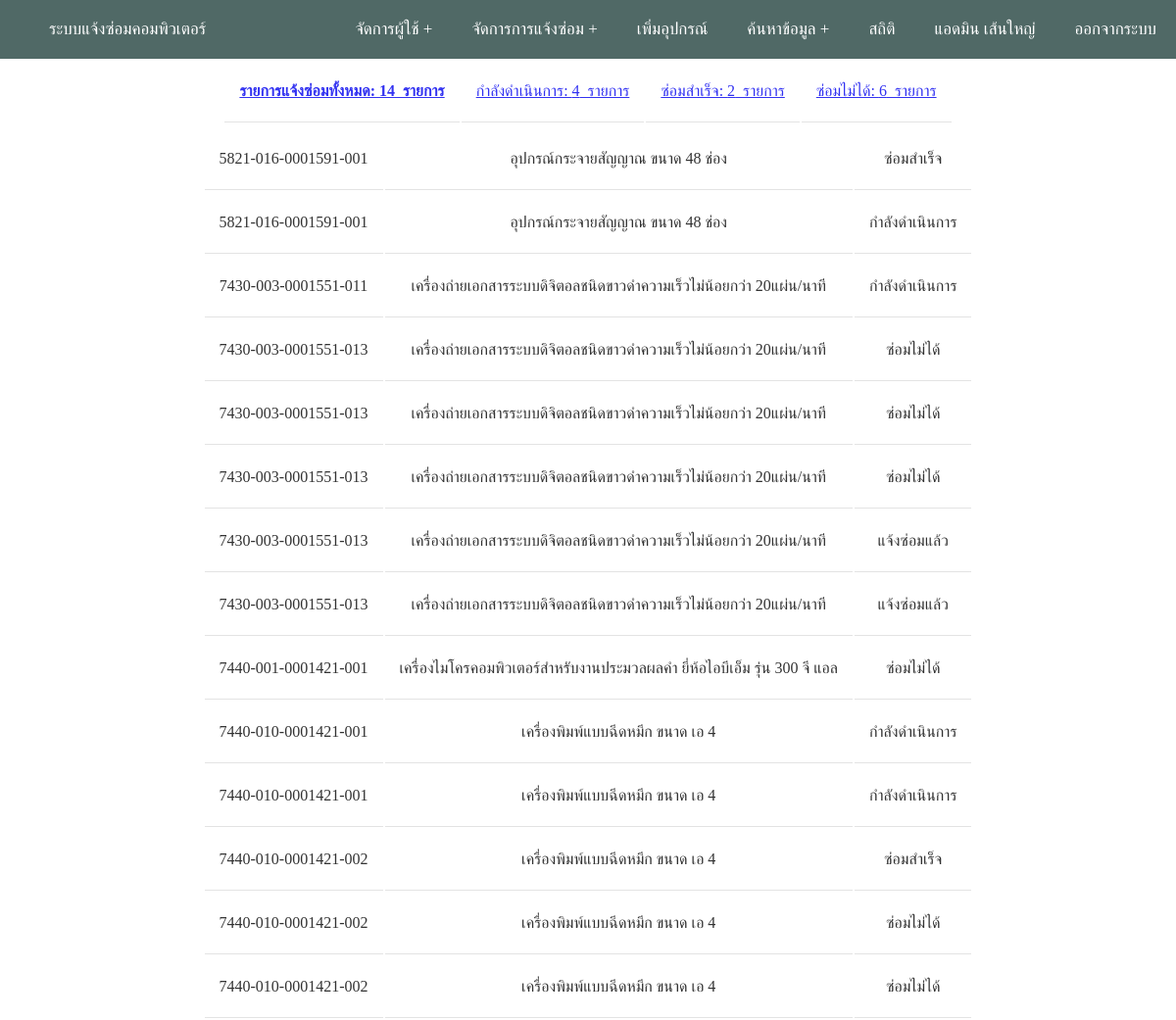
Screenshot of /static/static_repair.php?a=all (signed in) with the database file from the repository.
### tables this page shows
CREATE TABLE IF NOT EXISTS `repair` (
  `repair_id` int(11) NOT NULL AUTO_INCREMENT,
  `r_id` varchar(13) NOT NULL,
  `r_date` datetime NOT NULL,
  `r_status` varchar(30) NOT NULL,
  `serial` varchar(20) NOT NULL,
  `at` text NOT NULL,
  `bad` text NOT NULL,
  `fix` text NOT NULL,
  PRIMARY KEY (`repair_id`),
  KEY `r_id` (`r_id`),
  KEY `serial` (`serial`)
);

CREATE TABLE IF NOT EXISTS `inventory` (
  `id` int(11) NOT NULL AUTO_INCREMENT,
  `serial` varchar(20) NOT NULL,
  `c_name` varchar(100) NOT NULL,
  `type_id` int(11) unsigned zerofill NOT NULL,
  `department` int(11) unsigned zerofill NOT NULL,
  `w_id` int(11) NOT NULL,
  PRIMARY KEY (`serial`),
  UNIQUE KEY `id` (`id`),
  KEY `type_id` (`type_id`),
  KEY `department` (`department`),
  KEY `where` (`w_id`)
);

### static/static.php (called while the page is built, shortened)
<?php
$array_status = array('แจ้งซ่อมแล้ว','กำลังดำเนินการ','ซ่อมสำเร็จ','ซ่อมไม่ได้');
$sql = "SELECT repair_id FROM repair ";
$query = mysqli_query($conn,$sql) or die (mysqli_error($conn));
$sum = mysqli_num_rows($query);
$sql = "SELECT repair_id FROM repair WHERE r_status = '$array_status[1]'";
$query = mysqli_query($conn,$sql) or die (mysqli_error($conn));
$sum1 = mysqli_num_rows($query);
$sql = "SELECT repair_id FROM repair WHERE r_status = '$array_status[2]'";
$query = mysqli_query($conn,$sql) or die (mysqli_error($conn));
$sum2 = mysqli_num_rows($query);
$sql = "SELECT repair_id FROM repair WHERE r_status = '$array_status[3]'";
$query = mysqli_query($conn,$sql) or die (mysqli_error($conn));
$sum3 = mysqli_num_rows($query);
?>

### static/static_repair.php (the view, shortened to what this page needs)
<?php
include("../page/header.php");
require('../connect_db.inc.php');
include 'static.php';
$a=$_GET["a"];
?>
<table>
<tr>
<th  /><a href="?a=all">รายการแจ้งซ่อมทั้งหมด: <?php echo $sum; ?>&nbsp รายการ</a>
<td /><a href="?a=a1">กำลังดำเนินการ: <?php echo $sum1; ?>&nbsp รายการ</a>
<td /><a href="?a=a2">ซ่อมสำเร็จ: <?php echo $sum2 ?>&nbsp รายการ</a>
<td /><a href="?a=a3">ซ่อมไม่ได้: <?php echo $sum3; ?>&nbsp รายการ </a>
</tr>
</table>
<table>
<tr>
<?php if ($a == "all" )
{
	$sql = "SELECT * FROM ((repair
	INNER JOIN user_info ON repair.r_id = user_info.id_card)
	INNER JOIN inventory ON repair.serial = inventory.serial)
	ORDER BY repair.serial ASC ";
	$query = mysqli_query($conn,$sql)or die (mysqli_error($conn));
	while($result=mysqli_fetch_array($query,MYSQLI_ASSOC))
	{
?>
<tr>
    <td><div align="center"><?php echo $result["serial"];?></td>
    <td ><div align="center"><?php echo $result["c_name"];?></td>
	<td><div align="center"><?php echo $result["r_status"];?></div></td>
</tr>
<?php
	}
}
?>
</table>

### page/header.php (style rules this page uses)
* { box-sizing: border-box; font-family : Georgia, serif; }
body { margin: 0; padding: 0; font-family: 'Open Sans', sans-serif; line-height: 32px; }
th, td { border-bottom: 1px solid #ddd; padding: 15px; text-align: left; }

### rows the page displays
repair: serial.serial "5821-016-0001591-001", serial.c_name "อุปกรณ์กระจายสัญญาณ ขนาด 48 ช่อง", r_status "ซ่อมสำเร็จ"
repair: serial.serial "5821-016-0001591-001", serial.c_name "อุปกรณ์กระจายสัญญาณ ขนาด 48 ช่อง", r_status "กำลังดำเนินการ"
repair: serial.serial "7430-003-0001551-011", serial.c_name "เครื่องถ่ายเอกสารระบบดิจิตอลชนิดขาวดำความเร็วไม่น้อยกว่า 20แผ่น/นาที", r_status "กำลังดำเนินการ"
repair: serial.serial "7430-003-0001551-013", serial.c_name "เครื่องถ่ายเอกสารระบบดิจิตอลชนิดขาวดำความเร็วไม่น้อยกว่า 20แผ่น/นาที", r_status "ซ่อมไม่ได้"
repair: serial.serial "7430-003-0001551-013", serial.c_name "เครื่องถ่ายเอกสารระบบดิจิตอลชนิดขาวดำความเร็วไม่น้อยกว่า 20แผ่น/นาที", r_status "ซ่อมไม่ได้"
repair: serial.serial "7430-003-0001551-013", serial.c_name "เครื่องถ่ายเอกสารระบบดิจิตอลชนิดขาวดำความเร็วไม่น้อยกว่า 20แผ่น/นาที", r_status "ซ่อมไม่ได้"
repair: serial.serial "7430-003-0001551-013", serial.c_name "เครื่องถ่ายเอกสารระบบดิจิตอลชนิดขาวดำความเร็วไม่น้อยกว่า 20แผ่น/นาที", r_status "แจ้งซ่อมแล้ว"
repair: serial.serial "7430-003-0001551-013", serial.c_name "เครื่องถ่ายเอกสารระบบดิจิตอลชนิดขาวดำความเร็วไม่น้อยกว่า 20แผ่น/นาที", r_status "แจ้งซ่อมแล้ว"
repair: serial.serial "7440-001-0001421-001", serial.c_name "เครื่องไมโครคอมพิวเตอร์สำหรับงานประมวลผลคำ ยี่ห้อไอบีเอ็ม รุ่น 300 จี แอล", r_status "ซ่อมไม่ได้"
repair: serial.serial "7440-010-0001421-001", serial.c_name "เครื่องพิมพ์แบบฉีดหมึก ขนาด เอ 4", r_status "กำลังดำเนินการ"
repair: serial.serial "7440-010-0001421-001", serial.c_name "เครื่องพิมพ์แบบฉีดหมึก ขนาด เอ 4", r_status "กำลังดำเนินการ"
repair: serial.serial "7440-010-0001421-002", serial.c_name "เครื่องพิมพ์แบบฉีดหมึก ขนาด เอ 4", r_status "ซ่อมสำเร็จ"
repair: serial.serial "7440-010-0001421-002", serial.c_name "เครื่องพิมพ์แบบฉีดหมึก ขนาด เอ 4", r_status "ซ่อมไม่ได้"
repair: serial.serial "7440-010-0001421-002", serial.c_name "เครื่องพิมพ์แบบฉีดหมึก ขนาด เอ 4", r_status "ซ่อมไม่ได้"

### other values shown
$name "แอดมิน"
$sur "เส้นใหญ่"
$sum "14"
$sum1 "4"
$sum2 "2"
$sum3 "6"
